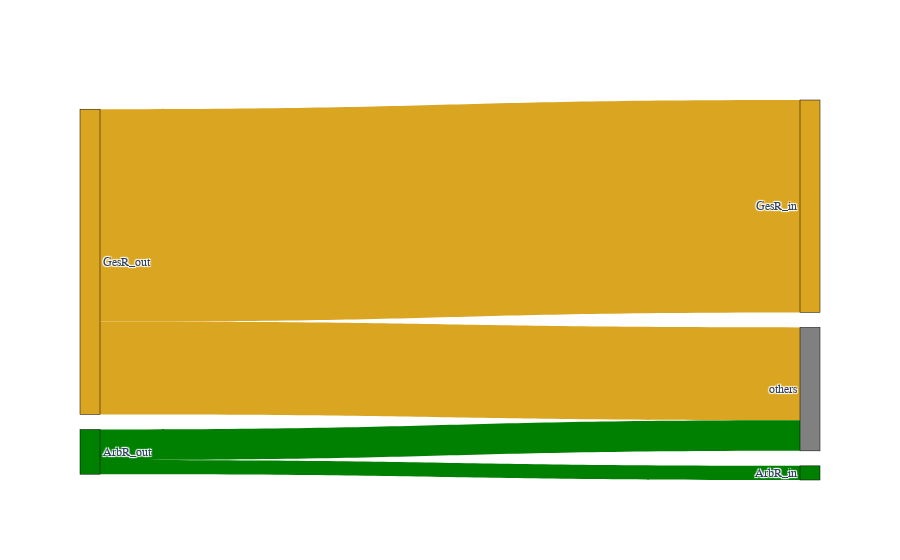

Notebook code for this chart:
### Code cell
import plotly.graph_objects as go

fig = go.Figure(data=[go.Sankey(
    node = dict(
      pad = 15,
      thickness = 20,
      line = dict(color = "black", width = 0.5),
      label = label,
      color = ["gray","goldenrod","green","gray","goldenrod","green"]
    ),
    link = dict(
      source = source_scaled, # indices correspond to labels, eg A1, A2, A2, B1, ...
      target = target_scaled,
      value = value,
      color = ["goldenrod","goldenrod","green","green"]
  ))])

fig.update_layout(font_size=10,font=dict(family='Times New Roman',size=12))
fig.show()

### Figure 1 — Plotly figure (JSON) as saved in the notebook; plotly's stock layout.template omitted (floating-point values rounded to 4 significant figures)
{"data": [{"link": {"color": ["goldenrod", "goldenrod", "green", "green"], "source": [1, 1, 2, 2], "target": [4, 3, 5, 3], "value": [2326, 1017, 155, 335]}, "node": {"color": ["gray", "goldenrod", "green", "gray", "goldenrod", "green"], "label": ["others", "GesR_out", "ArbR_out", "others", "GesR_in", "ArbR_in"], "line": {"color": "black", "width": 0.5}, "pad": 15, "thickness": 20}, "type": "sankey"}], "layout": {"font": {"family": "Times New Roman", "size": 12}}}
